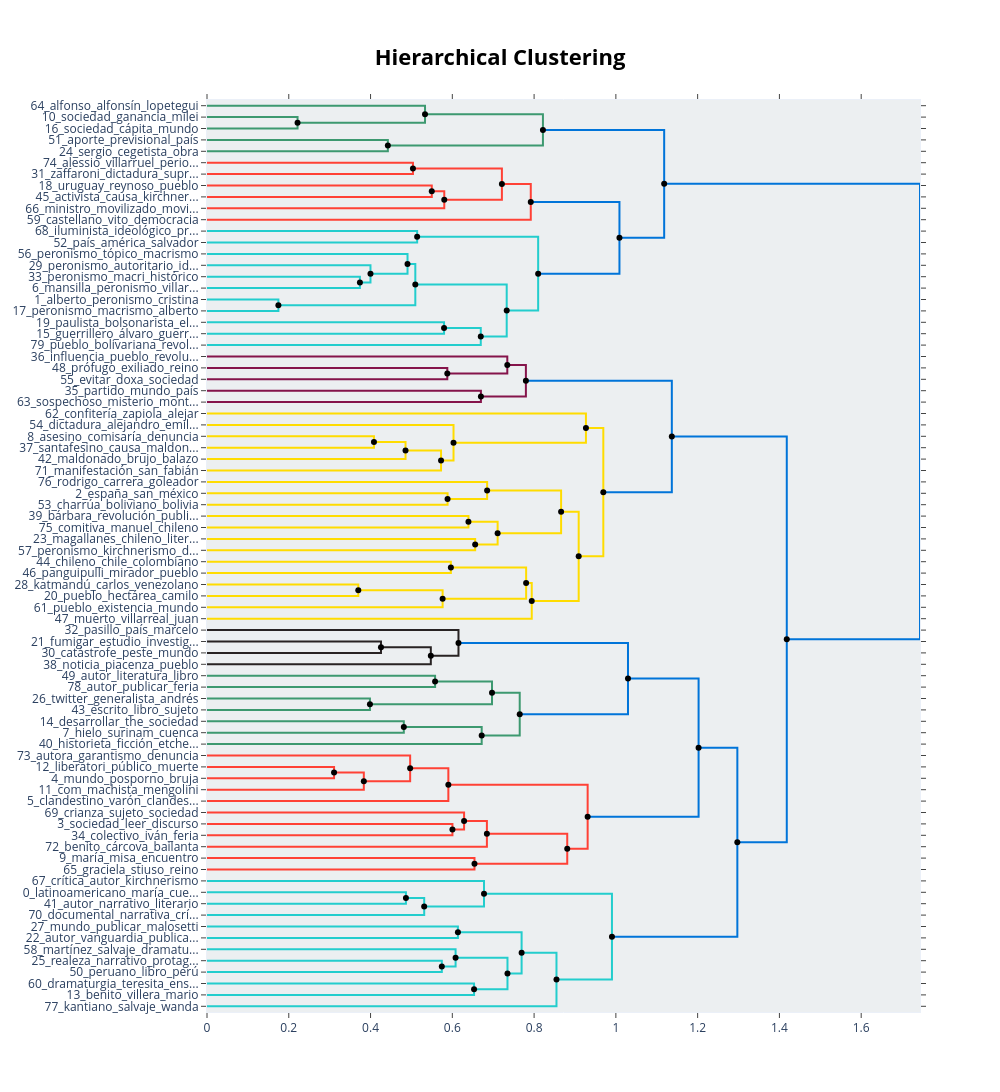

Source (notebook cell):
### Code cell
fig_tree = topic_model.visualize_hierarchy(hierarchical_topics=hierarchical_topics)
fig_tree.show()
fig_tree.write_html("arbol_0.html")

### Figure 1 — Plotly figure (JSON) as saved in the notebook; plotly's stock layout.template omitted (floating-point values rounded to 4 significant figures)
{"data": [{"hoverinfo": "text", "marker": {"color": "rgb(61,153,112)"}, "mode": "lines", "text": ["sociedad_ganancia_milei_bono_internacional", "", "", "sociedad_cápita_mundo_social_galperín"], "type": "scatter", "x": [0.0, 0.2215, 0.2215, 0.0], "xaxis": "x", "y": [-15.0, -15.0, -25.0, -25.0], "yaxis": "y"}, {"hoverinfo": "text", "marker": {"color": "rgb(61,153,112)"}, "mode": "lines", "text": ["alfonso_alfonsín_lopetegui_jefatura_dujovne", "", "", "monetario_deuda_inflacionario_endeudamiento_inflación"], "type": "scatter", "x": [0.0, 0.5332, 0.5332, 0.2215], "xaxis": "x", "y": [-5.0, -5.0, -20.0, -20.0], "yaxis": "y"}, {"hoverinfo": "text", "marker": {"color": "rgb(61,153,112)"}, "mode": "lines", "text": ["aporte_previsional_país_precario_mundo", "", "", "sergio_cegetista_obra_gremio_azopardo"], "type": "scatter", "x": [0.0, 0.4423, 0.4423, 0.0], "xaxis": "x", "y": [-35.0, -35.0, -45.0, -45.0], "yaxis": "y"}, {"hoverinfo": "text", "marker": {"color": "rgb(61,153,112)"}, "mode": "lines", "text": ["deuda_endeudamiento_inflacionario_monetario_fiscal", "", "", "sindicalismo_sindicalista_reforma_sindical_sindicato"], "type": "scatter", "x": [0.5332, 0.8216, 0.8216, 0.4423], "xaxis": "x", "y": [-12.5, -12.5, -40.0, -40.0], "yaxis": "y"}, {"hoverinfo": "text", "marker": {"color": "rgb(255,65,54)"}, "mode": "lines", "text": ["alessio_villarruel_periodista_cristina_fernández", "", "", "zaffaroni_dictadura_supremo_lorenzetti_dicho"], "type": "scatter", "x": [0.0, 0.5037, 0.5037, 0.0], "xaxis": "x", "y": [-55.0, -55.0, -65.0, -65.0], "yaxis": "y"}, {"hoverinfo": "text", "marker": {"color": "rgb(255,65,54)"}, "mode": "lines", "text": ["uruguay_reynoso_pueblo_clandestino_tehuelche", "", "", "activista_causa_kirchnerismo_libro_sociedad"], "type": "scatter", "x": [0.0, 0.5498, 0.5498, 0.0], "xaxis": "x", "y": [-75.0, -75.0, -85.0, -85.0], "yaxis": "y"}, {"hoverinfo": "text", "marker": {"color": "rgb(255,65,54)"}, "mode": "lines", "text": ["narcotráfico_cannabis_ilícito_gobierno_narco", "", "", "ministro_movilizado_movilización_movilizar_ministerio"], "type": "scatter", "x": [0.5498, 0.5803, 0.5803, 0.0], "xaxis": "x", "y": [-80.0, -80.0, -95.0, -95.0], "yaxis": "y"}, {"hoverinfo": "text", "marker": {"color": "rgb(255,65,54)"}, "mode": "lines", "text": ["jurisprudencia_judicial_tribunal_justicia_juez", "", "", "represión_narcotráfico_democracia_gobierno_reforma"], "type": "scatter", "x": [0.5037, 0.7213, 0.7213, 0.5803], "xaxis": "x", "y": [-60.0, -60.0, -87.5, -87.5], "yaxis": "y"}, {"hoverinfo": "text", "marker": {"color": "rgb(255,65,54)"}, "mode": "lines", "text": ["judicial_justicia_juzgado_tribunal_juez", "", "", "castellano_vito_democracia_pasivo_discurso"], "type": "scatter", "x": [0.7213, 0.7919, 0.7919, 0.0], "xaxis": "x", "y": [-73.75, -73.75, -105.0, -105.0], "yaxis": "y"}, {"hoverinfo": "text", "marker": {"color": "rgb(35,205,205)"}, "mode": "lines", "text": ["iluminista_ideológico_propaganda_agitador_respecto", "", "", "país_américa_salvador_gobierno_the"], "type": "scatter", "x": [0.0, 0.514, 0.514, 0.0], "xaxis": "x", "y": [-115.0, -115.0, -125.0, -125.0], "yaxis": "y"}, {"hoverinfo": "text", "marker": {"color": "rgb(35,205,205)"}, "mode": "lines", "text": ["peronismo_macri_histórico_peronista_surgir", "", "", "mansilla_peronismo_villarruel_cristina_estafa"], "type": "scatter", "x": [0.0, 0.374, 0.374, 0.0], "xaxis": "x", "y": [-155.0, -155.0, -165.0, -165.0], "yaxis": "y"}, {"hoverinfo": "text", "marker": {"color": "rgb(35,205,205)"}, "mode": "lines", "text": ["peronismo_autoritario_ideológico_crítica_partido", "", "", "libertario_ideológico_dictadura_presidencial_neoliberalismo"], "type": "scatter", "x": [0.0, 0.3998, 0.3998, 0.374], "xaxis": "x", "y": [-145.0, -145.0, -160.0, -160.0], "yaxis": "y"}, {"hoverinfo": "text", "marker": {"color": "rgb(35,205,205)"}, "mode": "lines", "text": ["peronismo_tópico_macrismo_libro_debatir", "", "", "libertario_ideológico_dictadura_presidencial_neoliberalismo"], "type": "scatter", "x": [0.0, 0.4904, 0.4904, 0.3998], "xaxis": "x", "y": [-135.0, -135.0, -152.5, -152.5], "yaxis": "y"}, {"hoverinfo": "text", "marker": {"color": "rgb(35,205,205)"}, "mode": "lines", "text": ["alberto_peronismo_cristina_fernández_peña", "", "", "peronismo_macrismo_alberto_alfonsín_kirchnerismo"], "type": "scatter", "x": [0.0, 0.1746, 0.1746, 0.0], "xaxis": "x", "y": [-175.0, -175.0, -185.0, -185.0], "yaxis": "y"}, {"hoverinfo": "text", "marker": {"color": "rgb(35,205,205)"}, "mode": "lines", "text": ["libertario_ideológico_dictadura_presidencial_neoliberalismo", "", "", "candidato_electoral_oposición_democracia_electorado"], "type": "scatter", "x": [0.4904, 0.5095, 0.5095, 0.1746], "xaxis": "x", "y": [-143.8, -143.8, -180.0, -180.0], "yaxis": "y"}, {"hoverinfo": "text", "marker": {"color": "rgb(35,205,205)"}, "mode": "lines", "text": ["paulista_bolsonarista_electo_bolsonaro_cunha", "", "", "guerrillero_álvaro_guerrilla_carlos_camacho"], "type": "scatter", "x": [0.0, 0.5798, 0.5798, 0.0], "xaxis": "x", "y": [-195.0, -195.0, -205.0, -205.0], "yaxis": "y"}, {"hoverinfo": "text", "marker": {"color": "rgb(35,205,205)"}, "mode": "lines", "text": ["brasil_brasileño_bolivia_colombia_colombiano", "", "", "pueblo_bolivariana_revolución_hugo_guaidó"], "type": "scatter", "x": [0.5798, 0.6696, 0.6696, 0.0], "xaxis": "x", "y": [-200.0, -200.0, -215.0, -215.0], "yaxis": "y"}, {"hoverinfo": "text", "marker": {"color": "rgb(35,205,205)"}, "mode": "lines", "text": ["electoral_candidato_oposición_ideológico_campaña", "", "", "brasil_brasileño_venezuela_bolivia_colombia"], "type": "scatter", "x": [0.5095, 0.733, 0.733, 0.6696], "xaxis": "x", "y": [-161.9, -161.9, -207.5, -207.5], "yaxis": "y"}, {"hoverinfo": "text", "marker": {"color": "rgb(35,205,205)"}, "mode": "lines", "text": ["republicano_presidencial_trump_candidato_electoral", "", "", "electoral_candidato_oposición_democracia_campaña"], "type": "scatter", "x": [0.514, 0.8099, 0.8099, 0.733], "xaxis": "x", "y": [-120.0, -120.0, -184.7, -184.7], "yaxis": "y"}, {"hoverinfo": "text", "marker": {"color": "rgb(0,116,217)"}, "mode": "lines", "text": ["judicial_justicia_juzgado_tribunal_juez", "", "", "electoral_candidato_oposición_democracia_ideológico"], "type": "scatter", "x": [0.7919, 1.009, 1.009, 0.8099], "xaxis": "x", "y": [-89.38, -89.38, -152.3, -152.3], "yaxis": "y"}, {"hoverinfo": "text", "marker": {"color": "rgb(0,116,217)"}, "mode": "lines", "text": ["endeudamiento_economista_deuda_déficit_fiscal", "", "", "oposición_candidato_electoral_libertario_democrático"], "type": "scatter", "x": [0.8216, 1.118, 1.118, 1.009], "xaxis": "x", "y": [-26.25, -26.25, -120.9, -120.9], "yaxis": "y"}, {"hoverinfo": "text", "marker": {"color": "rgb(133,20,75)"}, "mode": "lines", "text": ["prófugo_exiliado_reino_extranjero_costa", "", "", "evitar_doxa_sociedad_maría_muerto"], "type": "scatter", "x": [0.0, 0.5877, 0.5877, 0.0], "xaxis": "x", "y": [-235.0, -235.0, -245.0, -245.0], "yaxis": "y"}, {"hoverinfo": "text", "marker": {"color": "rgb(133,20,75)"}, "mode": "lines", "text": ["influencia_pueblo_revolucionario_siglo_putin", "", "", "siria_terrorista_europa_guerra_terrorismo"], "type": "scatter", "x": [0.0, 0.7345, 0.7345, 0.5877], "xaxis": "x", "y": [-225.0, -225.0, -240.0, -240.0], "yaxis": "y"}, {"hoverinfo": "text", "marker": {"color": "rgb(133,20,75)"}, "mode": "lines", "text": ["partido_mundo_país_internacional_misil", "", "", "sospechoso_misterio_montevideo_guantánamo_descubrir"], "type": "scatter", "x": [0.0, 0.6699, 0.6699, 0.0], "xaxis": "x", "y": [-255.0, -255.0, -265.0, -265.0], "yaxis": "y"}, {"hoverinfo": "text", "marker": {"color": "rgb(133,20,75)"}, "mode": "lines", "text": ["soviética_soviético_vladimir_rusia_ucrania", "", "", "israel_netanyahu_israelí_palestina_palestino"], "type": "scatter", "x": [0.7345, 0.7799, 0.7799, 0.6699], "xaxis": "x", "y": [-232.5, -232.5, -260.0, -260.0], "yaxis": "y"}, {"hoverinfo": "text", "marker": {"color": "rgb(255,220,0)"}, "mode": "lines", "text": ["asesino_comisaría_denuncia_denunciar_muerto", "", "", "santafesino_causa_maldonado_santiago_prófugo"], "type": "scatter", "x": [0.0, 0.4084, 0.4084, 0.0], "xaxis": "x", "y": [-295.0, -295.0, -305.0, -305.0], "yaxis": "y"}, {"hoverinfo": "text", "marker": {"color": "rgb(255,220,0)"}, "mode": "lines", "text": ["asesino_muerto_víctima_comisaría_matar", "", "", "maldonado_brujo_balazo_comisaría_curuguaty"], "type": "scatter", "x": [0.4084, 0.4856, 0.4856, 0.0], "xaxis": "x", "y": [-300.0, -300.0, -315.0, -315.0], "yaxis": "y"}, {"hoverinfo": "text", "marker": {"color": "rgb(255,220,0)"}, "mode": "lines", "text": ["asesino_asesinato_homicidio_maldonado_muerto", "", "", "manifestación_san_fabián_periodista_comunidad"], "type": "scatter", "x": [0.4856, 0.5724, 0.5724, 0.0], "xaxis": "x", "y": [-307.5, -307.5, -325.0, -325.0], "yaxis": "y"}, {"hoverinfo": "text", "marker": {"color": "rgb(255,220,0)"}, "mode": "lines", "text": ["dictadura_alejandro_emiliano_clandestino_pascua", "", "", "asesino_maldonado_asesinato_comisaría_homicidio"], "type": "scatter", "x": [0.0, 0.6029, 0.6029, 0.5724], "xaxis": "x", "y": [-285.0, -285.0, -316.2, -316.2], "yaxis": "y"}, {"hoverinfo": "text", "marker": {"color": "rgb(255,220,0)"}, "mode": "lines", "text": ["confitería_zapiola_alejar_recuerdo_leo", "", "", "asesino_asesinato_comisaría_homicidio_muerto"], "type": "scatter", "x": [0.0, 0.9268, 0.9268, 0.6029], "xaxis": "x", "y": [-275.0, -275.0, -300.6, -300.6], "yaxis": "y"}, {"hoverinfo": "text", "marker": {"color": "rgb(255,220,0)"}, "mode": "lines", "text": ["españa_san_méxico_lorenzo_guardiola", "", "", "charrúa_boliviano_bolivia_pueblo_liga"], "type": "scatter", "x": [0.0, 0.5884, 0.5884, 0.0], "xaxis": "x", "y": [-345.0, -345.0, -355.0, -355.0], "yaxis": "y"}, {"hoverinfo": "text", "marker": {"color": "rgb(255,220,0)"}, "mode": "lines", "text": ["rodrigo_carrera_goleador_hombre_país", "", "", "futbolista_fifa_fútbol_futbolístico_brasil"], "type": "scatter", "x": [0.0, 0.6851, 0.6851, 0.5884], "xaxis": "x", "y": [-335.0, -335.0, -350.0, -350.0], "yaxis": "y"}, {"hoverinfo": "text", "marker": {"color": "rgb(255,220,0)"}, "mode": "lines", "text": ["bárbara_revolución_publicar_pueblo_cuba", "", "", "comitiva_manuel_chileno_carlos_santiago"], "type": "scatter", "x": [0.0, 0.6394, 0.6394, 0.0], "xaxis": "x", "y": [-365.0, -365.0, -375.0, -375.0], "yaxis": "y"}, {"hoverinfo": "text", "marker": {"color": "rgb(255,220,0)"}, "mode": "lines", "text": ["magallanes_chileno_literatura_libro_electo", "", "", "peronismo_kirchnerismo_dictadura_sindicalista_diputado"], "type": "scatter", "x": [0.0, 0.6558, 0.6558, 0.0], "xaxis": "x", "y": [-385.0, -385.0, -395.0, -395.0], "yaxis": "y"}, {"hoverinfo": "text", "marker": {"color": "rgb(255,220,0)"}, "mode": "lines", "text": ["cubano_cubana_chileno_cuba_chile", "", "", "chileno_chile_dictadura_democracia_revuelta"], "type": "scatter", "x": [0.6394, 0.7108, 0.7108, 0.6558], "xaxis": "x", "y": [-370.0, -370.0, -390.0, -390.0], "yaxis": "y"}, {"hoverinfo": "text", "marker": {"color": "rgb(255,220,0)"}, "mode": "lines", "text": ["futbolista_fifa_fútbol_brasil_barcelona", "", "", "cubano_chileno_chile_dictadura_cuba"], "type": "scatter", "x": [0.6851, 0.866, 0.866, 0.7108], "xaxis": "x", "y": [-342.5, -342.5, -380.0, -380.0], "yaxis": "y"}, {"hoverinfo": "text", "marker": {"color": "rgb(255,220,0)"}, "mode": "lines", "text": ["chileno_chile_colombiano_pedro_bolívar", "", "", "panguipulli_mirador_pueblo_mundo_hombre"], "type": "scatter", "x": [0.0, 0.5964, 0.5964, 0.0], "xaxis": "x", "y": [-405.0, -405.0, -415.0, -415.0], "yaxis": "y"}, {"hoverinfo": "text", "marker": {"color": "rgb(255,220,0)"}, "mode": "lines", "text": ["katmandú_carlos_venezolano_sebastián_tragedia", "", "", "pueblo_hectárea_camilo_vale_suelo"], "type": "scatter", "x": [0.0, 0.37, 0.37, 0.0], "xaxis": "x", "y": [-425.0, -425.0, -435.0, -435.0], "yaxis": "y"}, {"hoverinfo": "text", "marker": {"color": "rgb(255,220,0)"}, "mode": "lines", "text": ["desastre_fuego_incendio_arroyo_comunitario", "", "", "pueblo_existencia_mundo_ficción_cauca"], "type": "scatter", "x": [0.37, 0.5763, 0.5763, 0.0], "xaxis": "x", "y": [-430.0, -430.0, -445.0, -445.0], "yaxis": "y"}, {"hoverinfo": "text", "marker": {"color": "rgb(255,220,0)"}, "mode": "lines", "text": ["turista_viaje_recorrer_hombre_viajar", "", "", "selva_arroyo_paisaje_cuenca_desastre"], "type": "scatter", "x": [0.5964, 0.7805, 0.7805, 0.5763], "xaxis": "x", "y": [-410.0, -410.0, -437.5, -437.5], "yaxis": "y"}, {"hoverinfo": "text", "marker": {"color": "rgb(255,220,0)"}, "mode": "lines", "text": ["selva_pedro_paisaje_fuego_incendio", "", "", "muerto_villarreal_juan_imaginar_literatura"], "type": "scatter", "x": [0.7805, 0.7942, 0.7942, 0.0], "xaxis": "x", "y": [-423.8, -423.8, -455.0, -455.0], "yaxis": "y"}, {"hoverinfo": "text", "marker": {"color": "rgb(255,220,0)"}, "mode": "lines", "text": ["fútbol_fifa_futbolista_brasil_deporte", "", "", "selva_paisaje_río_bosque_indígena"], "type": "scatter", "x": [0.866, 0.9091, 0.9091, 0.7942], "xaxis": "x", "y": [-361.2, -361.2, -439.4, -439.4], "yaxis": "y"}, {"hoverinfo": "text", "marker": {"color": "rgb(255,220,0)"}, "mode": "lines", "text": ["asesino_asesinato_comisaría_homicidio_muerto", "", "", "futbolista_fifa_fútbol_brasil_campeón"], "type": "scatter", "x": [0.9268, 0.9693, 0.9693, 0.9091], "xaxis": "x", "y": [-287.8, -287.8, -400.3, -400.3], "yaxis": "y"}, {"hoverinfo": "text", "marker": {"color": "rgb(0,116,217)"}, "mode": "lines", "text": ["irán_soviético_israel_iraní_moscú", "", "", "cuba_chile_brasil_carlos_maría"], "type": "scatter", "x": [0.7799, 1.137, 1.137, 0.9693], "xaxis": "x", "y": [-246.2, -246.2, -344.1, -344.1], "yaxis": "y"}, {"hoverinfo": "text", "marker": {"color": "rgb(40,35,35)"}, "mode": "lines", "text": ["fumigar_estudio_investigador_juliana_chagas", "", "", "catástrofe_peste_mundo_mundial_gripe"], "type": "scatter", "x": [0.0, 0.4255, 0.4255, 0.0], "xaxis": "x", "y": [-475.0, -475.0, -485.0, -485.0], "yaxis": "y"}, {"hoverinfo": "text", "marker": {"color": "rgb(40,35,35)"}, "mode": "lines", "text": ["vacunar_vacuna_vacunación_pandemia_epidemia", "", "", "noticia_piacenza_pueblo_muerto_viedma"], "type": "scatter", "x": [0.4255, 0.5474, 0.5474, 0.0], "xaxis": "x", "y": [-480.0, -480.0, -495.0, -495.0], "yaxis": "y"}, {"hoverinfo": "text", "marker": {"color": "rgb(40,35,35)"}, "mode": "lines", "text": ["pasillo_país_marcelo_sala_adriana", "", "", "pandemia_epidemia_vacunar_vacuna_virus"], "type": "scatter", "x": [0.0, 0.6151, 0.6151, 0.5474], "xaxis": "x", "y": [-465.0, -465.0, -487.5, -487.5], "yaxis": "y"}, {"hoverinfo": "text", "marker": {"color": "rgb(61,153,112)"}, "mode": "lines", "text": ["autor_literatura_libro_aborígén_investigador", "", "", "autor_publicar_feria_escrito_uruguayo"], "type": "scatter", "x": [0.0, 0.5579, 0.5579, 0.0], "xaxis": "x", "y": [-505.0, -505.0, -515.0, -515.0], "yaxis": "y"}, {"hoverinfo": "text", "marker": {"color": "rgb(61,153,112)"}, "mode": "lines", "text": ["twitter_generalista_andrés_noticia_rol", "", "", "escrito_libro_sujeto_obra_investigador"], "type": "scatter", "x": [0.0, 0.3985, 0.3985, 0.0], "xaxis": "x", "y": [-525.0, -525.0, -535.0, -535.0], "yaxis": "y"}, {"hoverinfo": "text", "marker": {"color": "rgb(61,153,112)"}, "mode": "lines", "text": ["editorial_artículo_publicar_literatura_sociedad", "", "", "mediático_periodístico_periodista_noticia_sociedad"], "type": "scatter", "x": [0.5579, 0.6971, 0.6971, 0.3985], "xaxis": "x", "y": [-510.0, -510.0, -530.0, -530.0], "yaxis": "y"}, {"hoverinfo": "text", "marker": {"color": "rgb(61,153,112)"}, "mode": "lines", "text": ["desarrollar_the_sociedad_cómputo_dato", "", "", "hielo_surinam_cuenca_vicentin_humedal"], "type": "scatter", "x": [0.0, 0.4814, 0.4814, 0.0], "xaxis": "x", "y": [-545.0, -545.0, -555.0, -555.0], "yaxis": "y"}, {"hoverinfo": "text", "marker": {"color": "rgb(61,153,112)"}, "mode": "lines", "text": ["innovación_futuro_ambiental_economía_cambio", "", "", "historieta_ficción_etchegoyen_rata_eduard"], "type": "scatter", "x": [0.4814, 0.6718, 0.6718, 0.0], "xaxis": "x", "y": [-550.0, -550.0, -565.0, -565.0], "yaxis": "y"}, {"hoverinfo": "text", "marker": {"color": "rgb(61,153,112)"}, "mode": "lines", "text": ["mediático_periodístico_periodista_noticia_sociedad", "", "", "futuro_innovación_ambiental_cambio_proyecto"], "type": "scatter", "x": [0.6971, 0.7649, 0.7649, 0.6718], "xaxis": "x", "y": [-520.0, -520.0, -557.5, -557.5], "yaxis": "y"}, {"hoverinfo": "text", "marker": {"color": "rgb(0,116,217)"}, "mode": "lines", "text": ["epidemia_pandemia_vacunar_virus_vacuna", "", "", "innovación_tecnológico_futuro_industria_sociedad"], "type": "scatter", "x": [0.6151, 1.03, 1.03, 0.7649], "xaxis": "x", "y": [-476.2, -476.2, -538.8, -538.8], "yaxis": "y"}, {"hoverinfo": "text", "marker": {"color": "rgb(255,65,54)"}, "mode": "lines", "text": ["liberatori_público_muerte_causa_muerto", "", "", "mundo_posporno_bruja_puto_travestis"], "type": "scatter", "x": [0.0, 0.3107, 0.3107, 0.0], "xaxis": "x", "y": [-585.0, -585.0, -595.0, -595.0], "yaxis": "y"}, {"hoverinfo": "text", "marker": {"color": "rgb(255,65,54)"}, "mode": "lines", "text": ["feminismo_feminista_masculinidad_patriarcado_machismo", "", "", "com_machista_mengolini_http_rol"], "type": "scatter", "x": [0.3107, 0.3835, 0.3835, 0.0], "xaxis": "x", "y": [-590.0, -590.0, -605.0, -605.0], "yaxis": "y"}, {"hoverinfo": "text", "marker": {"color": "rgb(255,65,54)"}, "mode": "lines", "text": ["autora_garantismo_denuncia_crítica_elvira", "", "", "feminismo_feminista_mujeres_patriarcado_lesbiana"], "type": "scatter", "x": [0.0, 0.4969, 0.4969, 0.3835], "xaxis": "x", "y": [-575.0, -575.0, -597.5, -597.5], "yaxis": "y"}, {"hoverinfo": "text", "marker": {"color": "rgb(255,65,54)"}, "mode": "lines", "text": ["feminismo_feminista_patriarcado_mujeres_opresión", "", "", "clandestino_varón_clandestinidad_país_pastilla"], "type": "scatter", "x": [0.4969, 0.5903, 0.5903, 0.0], "xaxis": "x", "y": [-586.2, -586.2, -615.0, -615.0], "yaxis": "y"}, {"hoverinfo": "text", "marker": {"color": "rgb(255,65,54)"}, "mode": "lines", "text": ["sociedad_leer_discurso_encuentro_autoridad", "", "", "colectivo_iván_feria_victoria_crisis"], "type": "scatter", "x": [0.0, 0.6003, 0.6003, 0.0], "xaxis": "x", "y": [-635.0, -635.0, -645.0, -645.0], "yaxis": "y"}, {"hoverinfo": "text", "marker": {"color": "rgb(255,65,54)"}, "mode": "lines", "text": ["crianza_sujeto_sociedad_andresito_jefas", "", "", "pedagógico_enseñanza_educativo_escolar_enseñar"], "type": "scatter", "x": [0.0, 0.6287, 0.6287, 0.6003], "xaxis": "x", "y": [-625.0, -625.0, -640.0, -640.0], "yaxis": "y"}, {"hoverinfo": "text", "marker": {"color": "rgb(255,65,54)"}, "mode": "lines", "text": ["pedagógico_enseñanza_escolar_educativo_enseñar", "", "", "benito_cárcova_bailanta_boliche_ernesto"], "type": "scatter", "x": [0.6287, 0.6846, 0.6846, 0.0], "xaxis": "x", "y": [-632.5, -632.5, -655.0, -655.0], "yaxis": "y"}, {"hoverinfo": "text", "marker": {"color": "rgb(255,65,54)"}, "mode": "lines", "text": ["maría_misa_encuentro_cristo_sociedad", "", "", "graciela_stiuso_reino_narración_rey"], "type": "scatter", "x": [0.0, 0.6542, 0.6542, 0.0], "xaxis": "x", "y": [-665.0, -665.0, -675.0, -675.0], "yaxis": "y"}, {"hoverinfo": "text", "marker": {"color": "rgb(255,65,54)"}, "mode": "lines", "text": ["pedagógico_enseñanza_escolar_educativo_enseñar", "", "", "papal_catolicismo_arzobispo_católica_católico"], "type": "scatter", "x": [0.6846, 0.8811, 0.8811, 0.6542], "xaxis": "x", "y": [-643.8, -643.8, -670.0, -670.0], "yaxis": "y"}, {"hoverinfo": "text", "marker": {"color": "rgb(255,65,54)"}, "mode": "lines", "text": ["feminismo_feminista_aborto_abortar_patriarcado", "", "", "pedagógico_escolar_educativo_enseñar_educación"], "type": "scatter", "x": [0.5903, 0.931, 0.931, 0.8811], "xaxis": "x", "y": [-600.6, -600.6, -656.9, -656.9], "yaxis": "y"}, {"hoverinfo": "text", "marker": {"color": "rgb(0,116,217)"}, "mode": "lines", "text": ["investigador_proyecto_desarrollar_futuro_tecnológico", "", "", "feminismo_feminista_debate_discurso_aborto"], "type": "scatter", "x": [1.03, 1.202, 1.202, 0.931], "xaxis": "x", "y": [-507.5, -507.5, -628.8, -628.8], "yaxis": "y"}, {"hoverinfo": "text", "marker": {"color": "rgb(35,205,205)"}, "mode": "lines", "text": ["latinoamericano_maría_cuento_márquez_hombre", "", "", "autor_narrativo_literario_literatura_relato"], "type": "scatter", "x": [0.0, 0.4865, 0.4865, 0.0], "xaxis": "x", "y": [-695.0, -695.0, -705.0, -705.0], "yaxis": "y"}, {"hoverinfo": "text", "marker": {"color": "rgb(35,205,205)"}, "mode": "lines", "text": ["literario_escritora_literatura_narrativo_autor", "", "", "documental_narrativa_crítica_siglo_escrito"], "type": "scatter", "x": [0.4865, 0.5312, 0.5312, 0.0], "xaxis": "x", "y": [-700.0, -700.0, -715.0, -715.0], "yaxis": "y"}, {"hoverinfo": "text", "marker": {"color": "rgb(35,205,205)"}, "mode": "lines", "text": ["crítica_autor_kirchnerismo_crítico_publicar", "", "", "literario_escritora_narrativo_literatura_periodista"], "type": "scatter", "x": [0.0, 0.6775, 0.6775, 0.5312], "xaxis": "x", "y": [-685.0, -685.0, -707.5, -707.5], "yaxis": "y"}, {"hoverinfo": "text", "marker": {"color": "rgb(35,205,205)"}, "mode": "lines", "text": ["mundo_publicar_malosetti_feria_bejarano", "", "", "autor_vanguardia_publicación_famoso_libro"], "type": "scatter", "x": [0.0, 0.6137, 0.6137, 0.0], "xaxis": "x", "y": [-725.0, -725.0, -735.0, -735.0], "yaxis": "y"}, {"hoverinfo": "text", "marker": {"color": "rgb(35,205,205)"}, "mode": "lines", "text": ["realeza_narrativo_protagonista_libro_relato", "", "", "peruano_libro_perú_mendigo_narrar"], "type": "scatter", "x": [0.0, 0.5743, 0.5743, 0.0], "xaxis": "x", "y": [-755.0, -755.0, -765.0, -765.0], "yaxis": "y"}, {"hoverinfo": "text", "marker": {"color": "rgb(35,205,205)"}, "mode": "lines", "text": ["martínez_salvaje_dramaturgo_leonardo_relato", "", "", "ficción_protagonista_narrativo_película_personaje"], "type": "scatter", "x": [0.0, 0.608, 0.608, 0.5743], "xaxis": "x", "y": [-745.0, -745.0, -760.0, -760.0], "yaxis": "y"}, {"hoverinfo": "text", "marker": {"color": "rgb(35,205,205)"}, "mode": "lines", "text": ["dramaturgia_teresita_ensayo_luciana_escena", "", "", "benito_villera_mario_nicola_pereyra"], "type": "scatter", "x": [0.0, 0.6532, 0.6532, 0.0], "xaxis": "x", "y": [-775.0, -775.0, -785.0, -785.0], "yaxis": "y"}, {"hoverinfo": "text", "marker": {"color": "rgb(35,205,205)"}, "mode": "lines", "text": ["protagonista_película_ficción_film_personaje", "", "", "música_melodía_musical_músico_canción"], "type": "scatter", "x": [0.608, 0.7349, 0.7349, 0.6532], "xaxis": "x", "y": [-752.5, -752.5, -780.0, -780.0], "yaxis": "y"}, {"hoverinfo": "text", "marker": {"color": "rgb(35,205,205)"}, "mode": "lines", "text": ["arte_art_artista_artístico_estética", "", "", "música_músico_musical_protagonista_artista"], "type": "scatter", "x": [0.6137, 0.7695, 0.7695, 0.7349], "xaxis": "x", "y": [-730.0, -730.0, -766.2, -766.2], "yaxis": "y"}, {"hoverinfo": "text", "marker": {"color": "rgb(35,205,205)"}, "mode": "lines", "text": ["artista_arte_artístico_estético_art", "", "", "kantiano_salvaje_wanda_tragedia_pueblo"], "type": "scatter", "x": [0.7695, 0.8547, 0.8547, 0.0], "xaxis": "x", "y": [-748.1, -748.1, -795.0, -795.0], "yaxis": "y"}, {"hoverinfo": "text", "marker": {"color": "rgb(35,205,205)"}, "mode": "lines", "text": ["literario_escritora_narrativo_literatura_periodista", "", "", "artista_arte_artístico_estético_art"], "type": "scatter", "x": [0.6775, 0.9904, 0.9904, 0.8547], "xaxis": "x", "y": [-696.2, -696.2, -771.6, -771.6], "yaxis": "y"}, {"hoverinfo": "text", "marker": {"color": "rgb(0,116,217)"}, "mode": "lines", "text": ["feminismo_feminista_debate_aborto_violencia", "", "", "periodista_literario_escritor_autor_narrativo"], "type": "scatter", "x": [1.202, 1.297, 1.297, 0.9904], "xaxis": "x", "y": [-568.1, -568.1, -733.9, -733.9], "yaxis": "y"}, {"hoverinfo": "text", "marker": {"color": "rgb(0,116,217)"}, "mode": "lines", "text": ["chile_brasil_santiago_muerto_muerte", "", "", "feminismo_feminista_debate_sociedad_literatura"], "type": "scatter", "x": [1.137, 1.418, 1.418, 1.297], "xaxis": "x", "y": [-295.2, -295.2, -651.0, -651.0], "yaxis": "y"}, {"hoverinfo": "text", "marker": {"color": "rgb(0,116,217)"}, "mode": "lines", "text": ["candidato_oposición_presidencial_campaña_democracia", "", "", "feminismo_feminista_mujer_género_literatura"], "type": "scatter", "x": [1.118, 1.744, 1.744, 1.418], "xaxis": "x", "y": [-73.55, -73.55, -473.1, -473.1], "yaxis": "y"}, {"hoverinfo": "text", "hovertext": ["deuda_endeudamiento_inflacionario_monetario_fiscal", "narcotráfico_cannabis_ilícito_gobierno_narco", "jurisprudencia_judicial_tribunal_justicia_juez", "judicial_justicia_juzgado_tribunal_juez", "libertario_ideológico_dictadura_presidencial_neoliberalismo", "brasil_brasileño_bolivia_colombia_colombiano", "electoral_candidato_oposición_ideológico_campaña", "republicano_presidencial_trump_candidato_electoral", "judicial_justicia_juzgado_tribunal_juez", "endeudamiento_economista_deuda_déficit_fiscal", "soviética_soviético_vladimir_rusia_ucrania", "asesino_muerto_víctima_comisaría_matar", "asesino_asesinato_homicidio_maldonado_muerto", "cubano_cubana_chileno_cuba_chile", "futbolista_fifa_fútbol_brasil_barcelona", "desastre_fuego_incendio_arroyo_comunitario", "turista_viaje_recorrer_hombre_viajar", "selva_pedro_paisaje_fuego_incendio", "fútbol_fifa_futbolista_brasil_deporte", "asesino_asesinato_comisaría_homicidio_muerto", "irán_soviético_israel_iraní_moscú", "vacunar_vacuna_vacunación_pandemia_epidemia", "editorial_artículo_publicar_literatura_sociedad", "innovación_futuro_ambiental_economía_cambio", "mediático_periodístico_periodista_noticia_sociedad", "epidemia_pandemia_vacunar_virus_vacuna", "feminismo_feminista_masculinidad_patriarcado_machismo", "feminismo_feminista_patriarcado_mujeres_opresión", "pedagógico_enseñanza_escolar_educativo_enseñar", "pedagógico_enseñanza_escolar_educativo_enseñar", "feminismo_feminista_aborto_abortar_patriarcado", "investigador_proyecto_desarrollar_futuro_tecnológico", "literario_escritora_literatura_narrativo_autor", "protagonista_película_ficción_film_personaje", "arte_art_artista_artístico_estética", "artista_arte_artístico_estético_art", "literario_escritora_narrativo_literatura_periodista", "feminismo_feminista_debate_aborto_violencia", "chile_brasil_santiago_muerto_muerte", "candidato_oposición_presidencial_campaña_democracia"], "marker": {"color": "black"}, "mode": "markers", "showlegend": false, "type": "scatter", "x": [0.5332, 0.5498, 0.5037, 0.7213, 0.4904, 0.5798, 0.5095, 0.514, 0.7919, 0.8216, 0.7345, 0.4084, 0.4856, 0.6394, 0.6851, 0.37, 0.5964, 0.7805, 0.866, 0.9268, 0.7799, 0.4255, 0.5579, 0.4814, 0.6971, 0.6151, 0.3107, 0.4969, 0.6287, 0.6846, 0.5903, 1.03, 0.4865, 0.608, 0.6137, 0.7695, 0.6775, 1.202, 1.137, 1.118], "y": [-12.5, -80, -60, -73.75, -143.8, -200, -161.9, -120, -89.38, -26.25, -232.5, -300, -307.5, -370, -342.5, -430, -410, -423.8, -361.2, -287.8, -246.2, -480, -510, -550, -520, -476.2, -590, -586.2, -632.5, -643.8, -600.6, -507.5, -700, -752.5, -730, -748.1, -696.2, -568.1, -295.2, -73.55]}, {"hoverinfo": "text", "hovertext": ["monetario_deuda_inflacionario_endeudamiento_inflación", "sindicalismo_sindicalista_reforma_sindical_sindicato", "represión_narcotráfico_democracia_gobierno_reforma", "libertario_ideológico_dictadura_presidencial_neoliberalismo", "libertario_ideológico_dictadura_presidencial_neoliberalismo", "candidato_electoral_oposición_democracia_electorado", "brasil_brasileño_venezuela_bolivia_colombia", "electoral_candidato_oposición_democracia_campaña", "electoral_candidato_oposición_democracia_ideológico", "oposición_candidato_electoral_libertario_democrático", "siria_terrorista_europa_guerra_terrorismo", "israel_netanyahu_israelí_palestina_palestino", "asesino_maldonado_asesinato_comisaría_homicidio", "asesino_asesinato_comisaría_homicidio_muerto", "futbolista_fifa_fútbol_futbolístico_brasil", "chileno_chile_dictadura_democracia_revuelta", "cubano_chileno_chile_dictadura_cuba", "selva_arroyo_paisaje_cuenca_desastre", "selva_paisaje_río_bosque_indígena", "futbolista_fifa_fútbol_brasil_campeón", "cuba_chile_brasil_carlos_maría", "pandemia_epidemia_vacunar_vacuna_virus", "mediático_periodístico_periodista_noticia_sociedad", "futuro_innovación_ambiental_cambio_proyecto", "innovación_tecnológico_futuro_industria_sociedad", "feminismo_feminista_mujeres_patriarcado_lesbiana", "pedagógico_enseñanza_educativo_escolar_enseñar", "papal_catolicismo_arzobispo_católica_católico", "pedagógico_escolar_educativo_enseñar_educación", "feminismo_feminista_debate_discurso_aborto", "literario_escritora_narrativo_literatura_periodista", "ficción_protagonista_narrativo_película_personaje", "música_melodía_musical_músico_canción", "música_músico_musical_protagonista_artista", "artista_arte_artístico_estético_art", "periodista_literario_escritor_autor_narrativo", "feminismo_feminista_debate_sociedad_literatura", "feminismo_feminista_mujer_género_literatura"], "marker": {"color": "black"}, "mode": "markers", "showlegend": false, "type": "scatter", "x": [0.2215, 0.4423, 0.5803, 0.374, 0.3998, 0.1746, 0.6696, 0.733, 0.8099, 1.009, 0.5877, 0.6699, 0.5724, 0.6029, 0.5884, 0.6558, 0.7108, 0.5763, 0.7942, 0.9091, 0.9693, 0.5474, 0.3985, 0.6718, 0.7649, 0.3835, 0.6003, 0.6542, 0.8811, 0.931, 0.5312, 0.5743, 0.6532, 0.7349, 0.8547, 0.9904, 1.297, 1.418], "y": [-20, -40, -87.5, -160, -152.5, -180, -207.5, -184.7, -152.3, -120.9, -240, -260, -316.2, -300.6, -350, -390, -380, -437.5, -439.4, -400.3, -344.1, -487.5, -530, -557.5, -538.8, -597.5, -640, -670, -656.9, -628.8, -707.5, -760, -780, -766.2, -771.6, -733.9, -651.0, -473.1]}], "layout": {"autosize": false, "height": 1400, "hoverlabel": {"bgcolor": "white", "font": {"family": "Rockwell", "size": 16}}, "hovermode": "closest", "plot_bgcolor": "#ECEFF1", "showlegend": false, "title": {"font": {"color": "Black", "size": 22}, "text": "<b>Hierarchical Clustering</b>", "x": 0.5, "xanchor": "center", "yanchor": "top"}, "width": 1000, "xaxis": {"mirror": "allticks", "rangemode": "tozero", "showgrid": false, "showline": true, "showticklabels": true, "ticks": "outside", "type": "linear", "zeroline": false}, "yaxis": {"mirror": "allticks", "range": [-800, 0], "rangemode": "tozero", "showgrid": false, "showline": true, "showticklabels": true, "tickmode": "array", "ticks": "outside", "ticktext": ["64_alfonso_alfonsín_lopetegui", "10_sociedad_ganancia_milei", "16_sociedad_cápita_mundo", "51_aporte_previsional_país", "24_sergio_cegetista_obra", "74_alessio_villarruel_perio...", "31_zaffaroni_dictadura_supr...", "18_uruguay_reynoso_pueblo", "45_activista_causa_kirchner...", "66_ministro_movilizado_movi...", "59_castellano_vito_democracia", "68_iluminista_ideológico_pr...", "52_país_américa_salvador", "56_peronismo_tópico_macrismo", "29_peronismo_autoritario_id...", "33_peronismo_macri_histórico", "6_mansilla_peronismo_villar...", "1_alberto_peronismo_cristina", "17_peronismo_macrismo_alberto", "19_paulista_bolsonarista_el...", "15_guerrillero_álvaro_guerr...", "79_pueblo_bolivariana_revol...", "36_influencia_pueblo_revolu...", "48_prófugo_exiliado_reino", "55_evitar_doxa_sociedad", "35_partido_mundo_país", "63_sospechoso_misterio_mont...", "62_confitería_zapiola_alejar", "54_dictadura_alejandro_emil...", "8_asesino_comisaría_denuncia", "37_santafesino_causa_maldon...", "42_maldonado_brujo_balazo", "71_manifestación_san_fabián", "76_rodrigo_carrera_goleador", "2_españa_san_méxico", "53_charrúa_boliviano_bolivia", "39_bárbara_revolución_publi...", "75_comitiva_manuel_chileno", "23_magallanes_chileno_liter...", "57_peronismo_kirchnerismo_d...", "44_chileno_chile_colombiano", "46_panguipulli_mirador_pueblo", "28_katmandú_carlos_venezolano", "20_pueblo_hectárea_camilo", "61_pueblo_existencia_mundo", "47_muerto_villarreal_juan", "32_pasillo_país_marcelo", "21_fumigar_estudio_investig...", "30_catástrofe_peste_mundo", "38_noticia_piacenza_pueblo", "49_autor_literatura_libro", "78_autor_publicar_feria", "26_twitter_generalista_andrés", "43_escrito_libro_sujeto", "14_desarrollar_the_sociedad", "7_hielo_surinam_cuenca", "40_historieta_ficción_etche...", "73_autora_garantismo_denuncia", "12_liberatori_público_muerte", "4_mundo_posporno_bruja", "11_com_machista_mengolini", "5_clandestino_varón_clandes...", "69_crianza_sujeto_sociedad", "3_sociedad_leer_discurso", "34_colectivo_iván_feria", "72_benito_cárcova_bailanta", "9_maría_misa_encuentro", "65_graciela_stiuso_reino", "67_crítica_autor_kirchnerismo", "0_latinoamericano_maría_cue...", "41_autor_narrativo_literario", "70_documental_narrativa_crí...", "27_mundo_publicar_malosetti", "22_autor_vanguardia_publica...", "58_martínez_salvaje_dramatu...", "25_realeza_narrativo_protag...", "50_peruano_libro_perú", "60_dramaturgia_teresita_ens...", "13_benito_villera_mario", "77_kantiano_salvaje_wanda"], "tickvals": [-5, -15, -25, -35, -45, -55, -65, -75, -85, -95, -105, -115, -125, -135, -145, -155, -165, -175, -185, -195, -205, -215, -225, -235, -245, -255, -265, -275, -285, -295, -305, -315, -325, -335, -345, -355, -365, -375, -385, -395, -405, -415, -425, -435, -445, -455, -465, -475, -485, -495, -505, -515, -525, -535, -545, -555, -565, -575, -585, -595, -605, -615, -625, -635, -645, -655, -665, -675, -685, -695, -705, -715, -725, -735, -745, -755, -765, -775, -785, -795], "type": "linear", "zeroline": false}}}
